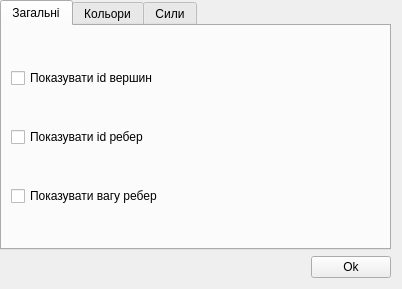
<?xml version="1.0" encoding="UTF-8"?>
<ui version="4.0">
 <class>Settings</class>
 <widget class="QDialog" name="Settings">
  <property name="geometry">
   <rect>
    <x>0</x>
    <y>0</y>
    <width>372</width>
    <height>289</height>
   </rect>
  </property>
  <property name="windowTitle">
   <string>Налаштування</string>
  </property>
  <layout class="QVBoxLayout" name="verticalLayout_3">
   <property name="leftMargin">
    <number>0</number>
   </property>
   <property name="topMargin">
    <number>0</number>
   </property>
   <item>
    <layout class="QVBoxLayout" name="verticalLayout_2"/>
   </item>
   <item>
    <widget class="QTabWidget" name="tabWidget">
     <property name="currentIndex">
      <number>0</number>
     </property>
     <widget class="QWidget" name="tab">
      <attribute name="title">
       <string>Загальні</string>
      </attribute>
      <layout class="QVBoxLayout" name="verticalLayout">
       <item>
        <widget class="QCheckBox" name="checkBox">
         <property name="text">
          <string>Показувати id вершин</string>
         </property>
        </widget>
       </item>
       <item>
        <widget class="QCheckBox" name="checkBox_2">
         <property name="text">
          <string>Показувати id ребер</string>
         </property>
        </widget>
       </item>
       <item>
        <widget class="QCheckBox" name="checkBox_3">
         <property name="text">
          <string>Показувати вагу ребер</string>
         </property>
        </widget>
       </item>
      </layout>
     </widget>
     <widget class="QWidget" name="tab_2">
      <attribute name="title">
       <string>Кольори</string>
      </attribute>
      <layout class="QFormLayout" name="formLayout">
       <property name="fieldGrowthPolicy">
        <enum>QFormLayout::AllNonFixedFieldsGrow</enum>
       </property>
       <item row="0" column="0">
        <widget class="QLabel" name="label">
         <property name="text">
          <string>Колір вершин: </string>
         </property>
        </widget>
       </item>
       <item row="0" column="1">
        <widget class="myColorButtonDialog" name="colorVertexButton">
         <property name="maximumSize">
          <size>
           <width>133</width>
           <height>16777215</height>
          </size>
         </property>
         <property name="text">
          <string/>
         </property>
        </widget>
       </item>
       <item row="1" column="0">
        <widget class="QLabel" name="label_3">
         <property name="text">
          <string>Колір ребер: </string>
         </property>
        </widget>
       </item>
       <item row="1" column="1">
        <widget class="myColorButtonDialog" name="colorEdgeButton">
         <property name="maximumSize">
          <size>
           <width>133</width>
           <height>16777215</height>
          </size>
         </property>
         <property name="text">
          <string/>
         </property>
        </widget>
       </item>
       <item row="2" column="0">
        <widget class="QLabel" name="label_4">
         <property name="text">
          <string>Колір виділених вершин: </string>
         </property>
        </widget>
       </item>
       <item row="2" column="1">
        <widget class="myColorButtonDialog" name="colorSelectVertexButton">
         <property name="maximumSize">
          <size>
           <width>133</width>
           <height>16777215</height>
          </size>
         </property>
         <property name="text">
          <string/>
         </property>
        </widget>
       </item>
       <item row="3" column="0">
        <widget class="QLabel" name="label_2">
         <property name="text">
          <string>Колір виділених ребер: </string>
         </property>
        </widget>
       </item>
       <item row="3" column="1">
        <widget class="myColorButtonDialog" name="colorSelectEdgeButton">
         <property name="maximumSize">
          <size>
           <width>133</width>
           <height>16777215</height>
          </size>
         </property>
         <property name="text">
          <string/>
         </property>
        </widget>
       </item>
      </layout>
     </widget>
     <widget class="QWidget" name="tab_3">
      <attribute name="title">
       <string>Сили</string>
      </attribute>
      <layout class="QVBoxLayout" name="verticalLayout_4">
       <item>
        <widget class="QCheckBox" name="forceCheckBox">
         <property name="text">
          <string>Увімкнути сили притягування\відштовхування між вершинами</string>
         </property>
        </widget>
       </item>
       <item>
        <widget class="QLabel" name="label_5">
         <property name="text">
          <string>Сили відштовхування вершин між собою</string>
         </property>
        </widget>
       </item>
       <item>
        <layout class="QHBoxLayout" name="horizontalLayout_2">
         <item>
          <widget class="QSlider" name="horizontalSlider">
           <property name="minimum">
            <number>1</number>
           </property>
           <property name="maximum">
            <number>10000</number>
           </property>
           <property name="orientation">
            <enum>Qt::Horizontal</enum>
           </property>
          </widget>
         </item>
         <item>
          <widget class="QLCDNumber" name="lcdNumber_2"/>
         </item>
        </layout>
       </item>
       <item>
        <widget class="QLabel" name="label_6">
         <property name="text">
          <string>Сили притягування між суміжними вершинами</string>
         </property>
        </widget>
       </item>
       <item>
        <layout class="QHBoxLayout" name="horizontalLayout_3">
         <item>
          <widget class="QSlider" name="horizontalSlider_2">
           <property name="minimum">
            <number>1</number>
           </property>
           <property name="maximum">
            <number>200</number>
           </property>
           <property name="orientation">
            <enum>Qt::Horizontal</enum>
           </property>
          </widget>
         </item>
         <item>
          <widget class="QLCDNumber" name="lcdNumber"/>
         </item>
        </layout>
       </item>
      </layout>
     </widget>
    </widget>
   </item>
   <item>
    <layout class="QHBoxLayout" name="horizontalLayout">
     <item>
      <spacer name="horizontalSpacer">
       <property name="orientation">
        <enum>Qt::Horizontal</enum>
       </property>
       <property name="sizeHint" stdset="0">
        <size>
         <width>40</width>
         <height>20</height>
        </size>
       </property>
      </spacer>
     </item>
     <item>
      <widget class="QPushButton" name="okButton">
       <property name="text">
        <string>Ok</string>
       </property>
      </widget>
     </item>
    </layout>
   </item>
  </layout>
 </widget>
 <customwidgets>
  <customwidget>
   <class>myColorButtonDialog</class>
   <extends>QPushButton</extends>
   <header>structures/colorpushbutton.h</header>
  </customwidget>
 </customwidgets>
 <resources/>
 <connections/>
</ui>
